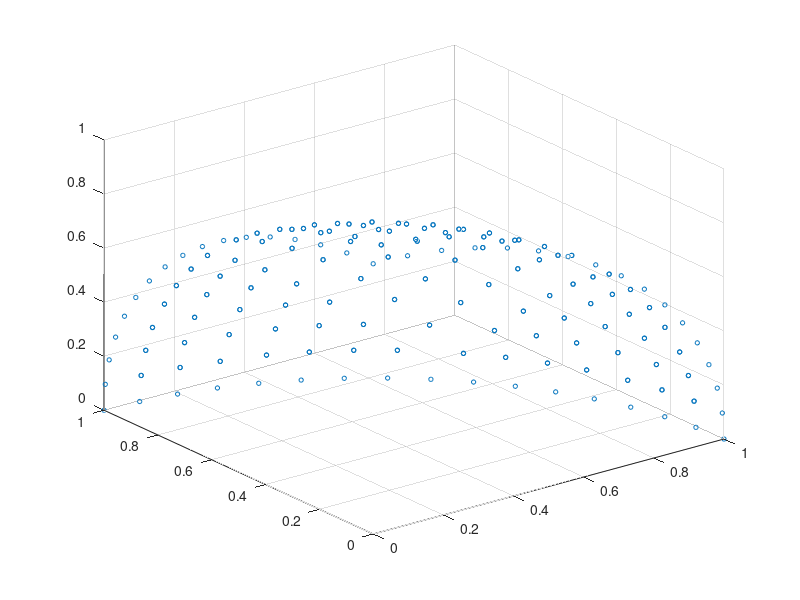

The MATLAB source for this figure:
clear
clf
% vertex 1 2 3, area
tri = [1 2 3 1]
maxArea=tri(4);
vertex = eye(3);

triToSplit=1;
while maxArea>1e-2
    triVertex = tri(triToSplit,1:3);
    triArea = tri(triToSplit,4);
    
    %split into 4 sub-triangles
    % make new vertexes
    newVertex = [mean(vertex(triVertex([1 2]),:));
                 mean(vertex(triVertex([2 3]),:));
                 mean(vertex(triVertex([1 3]),:))];
    for i=1:3        
        newVertex(i,:) = newVertex(i,:)/norm(newVertex(i,:));
    end
    newVertexId = [1 2 3]'+size(vertex,1);   
    vertex = [vertex;newVertex];
    
    %make new triangles
    newTri = [
        triVertex(1) newVertexId(1) newVertexId(3) triArea/4;
        triVertex(2) newVertexId(1) newVertexId(2) triArea/4;
        triVertex(3) newVertexId(2) newVertexId(3) triArea/4;
        newVertexId(1) newVertexId(2) newVertexId(3) triArea/4;
        ];
    tri(triToSplit,4)=-1;
    tri = [tri ; newTri];
    
    %find next one to split
    [maxArea, triToSplit] = max(tri(:,4));
    maxArea
    scatter3(vertex(:,1), vertex(:,2),vertex(:,3),10,'o');
    
end